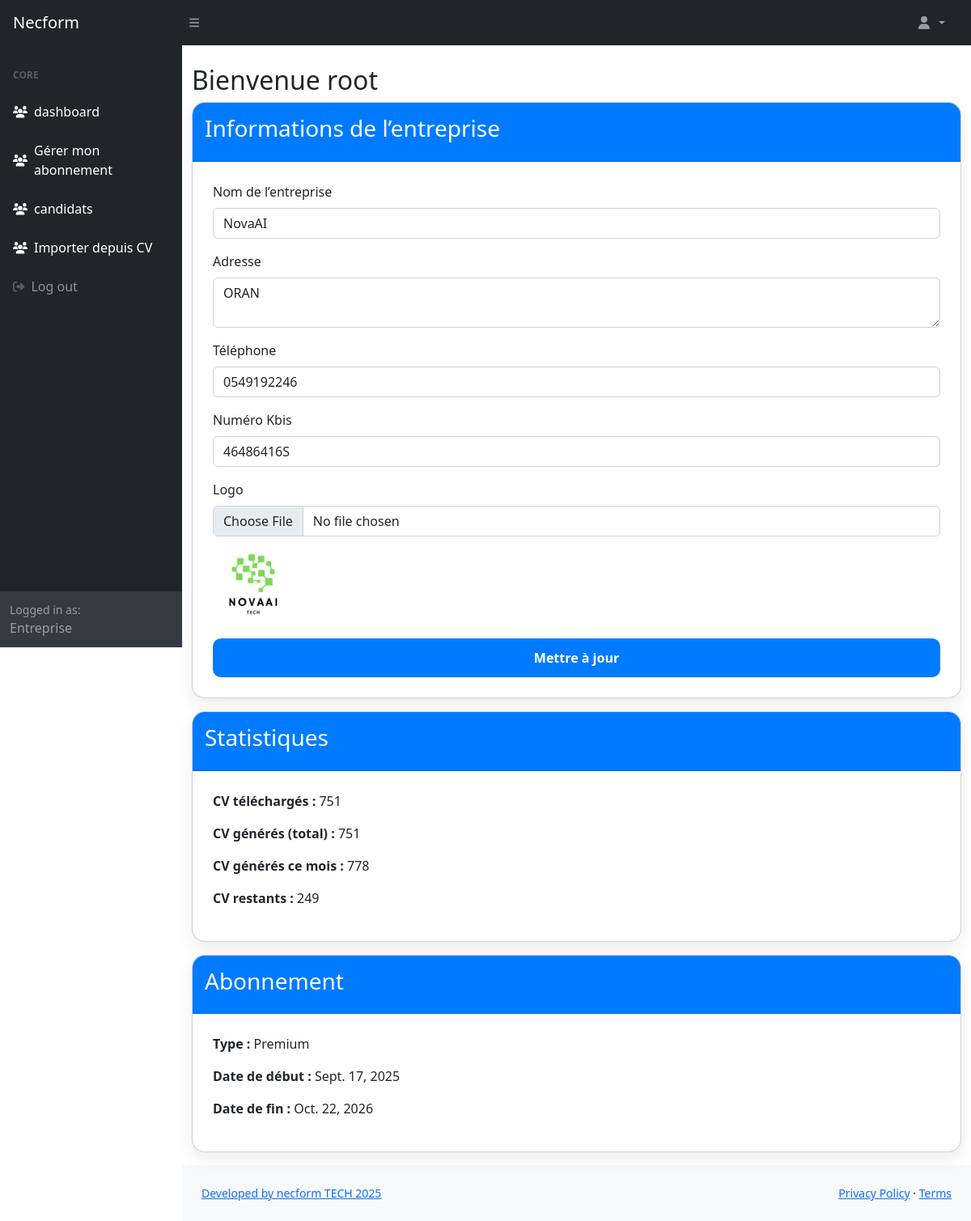
The app's page /dashboard/dashboard/ (signed in) with its own data.
### dashboard/models.py (models this page shows, shortened)
class User(AbstractUser):
    TYPE_CHOICES = [
        ('entreprise', 'Entreprise'),
        ('superadmin', 'Super Admin'),
    ]
    type_de_user = models.CharField(
        max_length=20,
        choices=TYPE_CHOICES,
        default='entreprise'
    )
    company_name = models.CharField(max_length=255, blank=True, null=True)
    company_address = models.TextField(blank=True, null=True)
    company_phone = models.CharField(max_length=50, blank=True, null=True)
    company_kbis = models.CharField(max_length=100, blank=True, null=True)
    logo = models.ImageField(upload_to="logos/", blank=True, null=True)
    cv_download_count = models.PositiveIntegerField(default=0)
    nombre_cv_total = models.PositiveIntegerField(default=0)
    nombre_cv_mois = models.PositiveIntegerField(default=0)
    nombre_cv_peut_telecharger = models.PositiveIntegerField(default=0)
    abonnement_type = models.CharField(max_length=50, blank=True, null=True)
    abonnement_debut = models.DateField(default=timezone.now)
    abonnement_fin = models.DateField(null=True,default=timezone.now, blank=True)  # date actuelle par défaut

### dashboard/views.py (the view, shortened to what this page needs)
# urls.py: path("dashboard/", views.dashboard_view, name="dashboard"),
@login_required
def dashboard_view(request):
    user = request.user
    today = timezone.now().date()
    abonnement = None
    nombre_cv_limite = 0
    if user.abonnement_type:
        try:
            abonnement = Abonnement.objects.get(type=user.abonnement_type)
            nombre_cv_limite = abonnement.nombre_cv
        except Abonnement.DoesNotExist:
            abonnement = None
            nombre_cv_limite = 0
    cv_telecharges = user.cv_download_count
    cv_restants = max(nombre_cv_limite - cv_telecharges, 0)
    can_download = cv_restants > 0
    return render(request, "dashboard/dashboard.html", {
        "user": user,
        "today": today,
        "abonnement": abonnement,
        "cv_telecharges": cv_telecharges,
        "cv_restants": cv_restants,
        "can_download": can_download,
    })

### dashboard/templates/dashboard/dashboard.html (shortened to what this page needs)
{% extends "dashboard/base_dashboard.html" %}
{% load static %}
{% block content %}
<div class="container mt-4">
  <h2>Bienvenue {{ user.username }}</h2>
  <div class="card mb-3">
    <div class="card-header">
      <h3>Informations de l’entreprise</h3>
    </div>
    <div class="card-body">
      <form method="POST" enctype="multipart/form-data" action="{% url 'dashboard' %}">
        <div class="mb-3">
          <label for="company_name" class="form-label">Nom de l’entreprise</label>
          <input type="text" name="company_name" id="company_name" class="form-control" value="{{ user.company_name }}">
        </div>
        <div class="mb-3">
          <label for="company_address" class="form-label">Adresse</label>
          <textarea name="company_address" id="company_address" class="form-control">{{ user.company_address }}</textarea>
        </div>
        <div class="mb-3">
          <label for="company_phone" class="form-label">Téléphone</label>
          <input type="text" name="company_phone" id="company_phone" class="form-control" value="{{ user.company_phone }}">
        </div>
        <div class="mb-3">
          <label for="company_kbis" class="form-label">Numéro Kbis</label>
          <input type="text" name="company_kbis" id="company_kbis" class="form-control" value="{{ user.company_kbis }}">
        </div>
        <div class="mb-3">
          <label for="logo" class="form-label">Logo</label>
          <input type="file" name="logo" id="logo" class="form-control">
          {% if user.logo %}
            <img src="{{ user.logo.url }}" alt="Logo" style="max-height:100px; margin-top:10px;">
          {% endif %}
        </div>
        <button type="submit" class="btn btn-primary">Mettre à jour</button>
      </form>
    </div>
  </div>
  <div class="card mb-3">
    <div class="card-header">
      <h3>Statistiques</h3>
    </div>
    <div class="card-body">
      <p><strong>CV téléchargés :</strong> {{ user.cv_download_count }}</p>
      <p><strong>CV générés (total) :</strong> {{ user.nombre_cv_total }}</p>
      <p><strong>CV générés ce mois :</strong> {{ user.nombre_cv_mois }}</p>
      <p><strong>CV restants :</strong> {{ user.nombre_cv_peut_telecharger }}</p>
    </div>
  </div>
  <div class="card mb-3">
    <div class="card-header">
      <h3>Abonnement</h3>
    </div>
    <div class="card-body">
      <p><strong>Type :</strong> {{ user.abonnement_type }}</p>
      <p><strong>Date de début :</strong> {{ user.abonnement_debut }}</p>
      <p><strong>Date de fin :</strong> {{ user.abonnement_fin }}</p>
    </div>
  </div>
</div>
{% endblock %}

### dashboard/templates/dashboard/base_dashboard.html (style rules this page uses)
.card { background: #fff; border-radius: 16px; box-shadow: 0 8px 20px rgba(0,0,0,0.08); overflow: hidden; transition: all 0.3s ease; }
.card-header { background: #007bff; color: #fff; padding: 15px; font-size: 1.4rem; font-weight: 600; }
.card-body { padding: 25px; }
.card-body .btn { display: inline-block; width: 100%; padding: 12px; border: none; border-radius: 10px; background: #007bff; color: white; font-size: 1rem; font-weight: 600; transition: background 0.3s ease; cursor: pointer; }

### records on screen
User: username "root", company_name "NovaAI", company_address "ORAN", company_phone "0549192246", company_kbis "46486416S", logo (picture), cv_download_count "751", nombre_cv_total "751", nombre_cv_mois "778", nombre_cv_peut_telecharger "249", abonnement_type "Premium", abonnement_debut "Sept. 17, 2025", abonnement_fin "Oct. 22, 2026"
